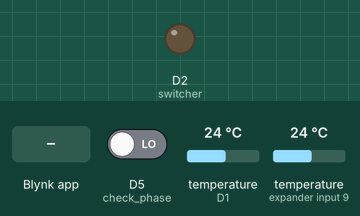
The sketch below on a simulated ESP8266 (NodeMCU). On the bench: output pins drawn as LEDs (lit = HIGH). The test bench sets the inputs (shaded band); at power-on: D5 (check_phase) LOW, temperature (sensors on D1, expander input 9) 24 °C. WiFi joins after 1.5 s; servers stay silent unless stated.

Above: at 3.0 s.
3.1 s: Blynk app writes 1 to V0
At 3.7 s:
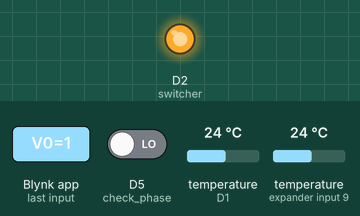
4.6 s: Blynk app writes 0 to V0
At 4.9 s:
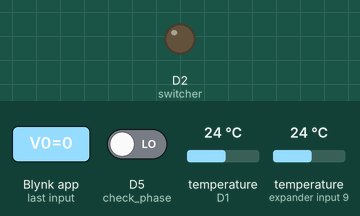
Timing chart, 0 to 7.6 s (numbered marks = the images above; inputs shaded):
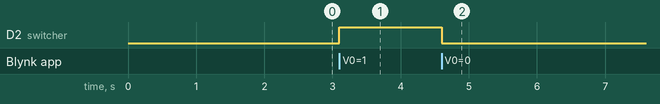

The sketch:

main.ino
```cpp
#include <ESP8266WiFi.h>
#include <BlynkSimpleEsp8266.h>
#include <OneWire.h>
#include <DallasTemperature.h>
#define ONE_WIRE_BUS D1
OneWire oneWire(ONE_WIRE_BUS);
DallasTemperature sensors(&oneWire);
BlynkTimer timer;

    float temp;
    float temp1;
    int pinValue_V0;
    int pinValue_V6;
    int pinValue_V7;
    int switcher = D2;
    int check_phase = D5;
    int temp_diff_define = 2.00;
    int temp_diff_current = 0.00;
    int phase_status = 0;

    char auth[] = "qOmpm-Kb8r2Zc6zcVyqeDPWyQeSdkOYs";
    char ssid[] = "xxxxx";
    char pass[] = "xxxxx";


    void setup()
    {
      Serial.begin(115200);
      sensors.begin();
      Blynk.begin(auth, ssid, pass);
      timer.setInterval(3000, sendTemps);
      timer.setInterval(3000, phase);
      pinMode(switcher, OUTPUT);
      pinMode(check_phase, INPUT);

    }

    void sendTemps()
    {
      sensors.requestTemperatures();
      temp  = sensors.getTempCByIndex(0);
      temp1  = sensors.getTempCByIndex(1);
      Blynk.virtualWrite(V1, temp);
      Blynk.virtualWrite(V2, temp1);
    }

    BLYNK_WRITE(V0)
    {
      pinValue_V0 = param.asInt();

      if(pinValue_V7 == 0)
      {
        if (pinValue_V0 == 1){
        digitalWrite(switcher, HIGH);
        delay(100);
        } else if (pinValue_V0 == 0) {
        digitalWrite(switcher, LOW);
        delay(100);
        }
      }
    }

    BLYNK_WRITE(V6)
    {
      pinValue_V6 = param.asInt();
    }

    BLYNK_WRITE(V7)
    {
      pinValue_V7 = param.asInt();

    }

    void phase()
    {
      phase_status = digitalRead(check_phase);
      Blynk.virtualWrite(V5, phase_status);
    }

    void loop()
    {
      if (Blynk.connected())
          { Blynk.run();
            Blynk.syncAll();
          }
      timer.run();

      if (pinValue_V7 == 1)
        {
          if (temp < pinValue_V6)
            {
              digitalWrite(switcher, HIGH);
              Blynk.virtualWrite(V0, 1);
              delay(100);
            }
          else
            {
              digitalWrite(switcher, LOW);
              Blynk.virtualWrite(V0, 0);
              delay(100);
            }
        }
      temp_diff_current = temp - temp1;
      if (temp_diff_current == temp_diff_define )
        {
          Blynk.logEvent("warning");
        }

    }
```

Measured:
- after the input at 3.1 s, D2 (switcher): LOW → HIGH at once
- after the input at 4.6 s, D2 (switcher): HIGH → LOW at once
